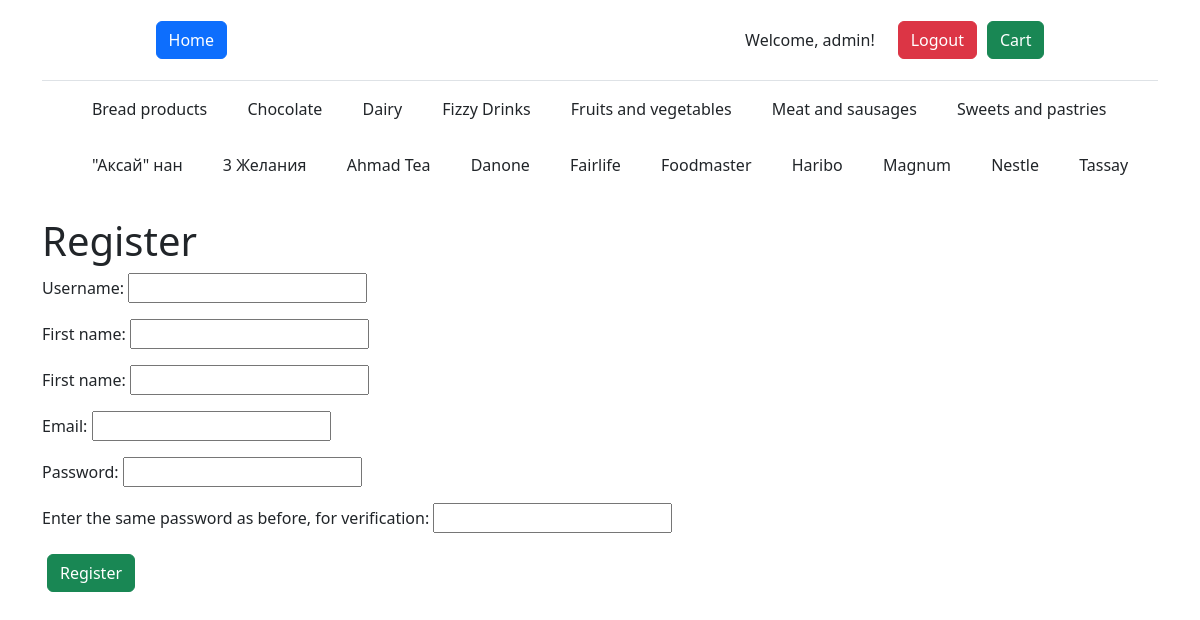
The page /register/ (signed in) on the database its author committed.
### store/models.py (models this page shows, shortened)
class Type(models.Model):
    name = models.CharField(max_length=32, null=False)
    slug = models.SlugField(max_length=255, unique=True, db_index=True, null=True, default=None)
    class Meta:
        verbose_name = 'Type'
        verbose_name_plural = 'Types'
        ordering = ['name']

class Brand(models.Model):
    name = models.CharField(max_length=64, null=False)
    slug = models.SlugField(max_length=255, unique=True, db_index=True, null=True, default=None)
    country = models.CharField(max_length=64, null=False)
    class Meta:
        verbose_name = 'Brand'
        verbose_name_plural = 'Brands'
        ordering = ['name']

### store/views.py (the view, shortened to what this page needs)
# urls.py: path('register/', RegisterUser.as_view(), name='register'),
class RegisterUser(DataMixin, CreateView):
    form_class = RegisterUserForm
    template_name = 'register.html'
    success_url = reverse_lazy('mainpage')
    def get_context_data(self, *, object_list=None, **kwargs):
        context = super().get_context_data(**kwargs)
        c_def = self.get_user_context(title='Register')
        return dict(list(context.items()) + list(c_def.items()))

### store/forms.py
class RegisterUserForm(UserCreationForm):
    username = forms.CharField(label='Username', widget=forms.TextInput(attrs={'class': 'form-input'}))
    first_name = forms.CharField(label='First name', widget=forms.TextInput(attrs={'class': 'form-input'}))
    last_name = forms.CharField(label='First name', widget=forms.TextInput(attrs={'class': 'form-input'}))
    email = forms.EmailField(label='Email', widget=forms.EmailInput(attrs={'class': 'form-input'}))
    password1 = forms.CharField(label='Password', widget=forms.PasswordInput(attrs={'class': 'form-input'}))
    password2 = forms.CharField(label='Enter the same password as before, for verification', widget=forms.PasswordInput(attrs={'class': 'form-input'}))
    class Meta:
        model = User
        fields = ('username', 'first_name', 'last_name', 'email', 'password1', 'password2')

### store/utils.py (called while the page is built)
    def get_user_context(self, **kwargs):
        context = kwargs
        context['types'] = Type.objects.annotate(Count('product')).order_by('name')
        context['brands'] = Brand.objects.annotate(Count('product')).order_by('name')
        if 'type_selected' not in context:
            context['type_selected'] = 0
        if 'brand_selected' not in context:
            context['brand_selected'] = 0
        return context

### templates/register.html (shortened to what this page needs)
{% extends 'index.html' %}
{% block body %}
<h1>{{ title }}</h1>
<form method="POST">
    {{ form.as_p }}
    <button class="btn btn-success" type="submit">Register</button>
</form>
{% endblock %}

### templates/index.html (shortened to what this page needs)
<!DOCTYPE html>
<html lang="en">
<head>
    <link href="https://cdn.jsdelivr.net/npm/bootstrap@5.3.0-alpha1/dist/css/bootstrap.min.css" rel="stylesheet">
</head>
<body>
    <div class="container">
      <header class="d-flex justify-content-center py-3 border-bottom">
        <ul class="nav nav-pills">
          <a href="{% url 'mainpage' %}" class="btn btn-primary home">Home</a>
          {% if request.user.is_authenticated %}
            <p class="btn">Welcome, {{ user.username }}!</p>
            <a href="{% url 'logout' %}" class="btn btn-danger">Logout</a>
            <a href="{% url 'cart' %}" class="btn btn-success">Cart</a>
          {% else %}
            <a href="{% url 'register' %}" class="btn btn-success">Register</a>
            <a href="{% url 'login' %}" class="btn btn-success">Login</a>
          {% endif %}
        </ul>
      </header>
        <ul class="nav col-12 col-md-auto mb-2 justify-content-center mb-md-0">
          <div class="scroll">
          {% for type in types %}
          {% if type_selected == type.id %}
            <li class="btn btn-primary">{{ type.name }}</li>
          {% else %}
            <a href="{% url 'typepage' type.slug %}" class="btn">{{ type.name }}</a>
          {% endif %}
          {% endfor %}
          </div>
        </ul>
        <ul class="nav col-12 col-md-auto mb-2 justify-content-center mb-md-0">
          <div class="scroll">
          {% for brand in brands %}
          {% if brand_selected == brand.id %}
            <li class="btn btn-primary">{{ brand.name }}</li>
          {% else %}
            <a href="{% url 'brandpage' brand.slug %}" class="btn">{{ brand.name }}</a>
          {% endif %}
          {% endfor %}
          </div>
        </ul>
        <br>
      {% block body %} {% endblock %}
</body>
</html>

### templates/index.html (style rules this page uses)
div.scroll { margin: 4px, 4px; padding: 4px; width: 95%; overflow-x: auto; overflow-y: hidden; white-space: nowrap; }
.btn { margin: 5px; }
.home { margin-right: 500px; }

### rows shown on the page
Type: name "Bread products"
Type: name "Chocolate"
Type: name "Dairy"
Type: name "Fizzy Drinks"
Type: name "Fruits and vegetables"
Type: name "Meat and sausages"
Type: name "Sweets and pastries"
Brand: name "\"Аксай\" нан"
Brand: name "3 Желания"
Brand: name "Ahmad Tea"
Brand: name "Danone"
Brand: name "Fairlife"
Brand: name "Foodmaster"
Brand: name "Haribo"
Brand: name "Magnum"
Brand: name "Nestle"
Brand: name "Tassay"

### other values the page prints
{{ user.username }} "admin"
{{ title }} "Register"
